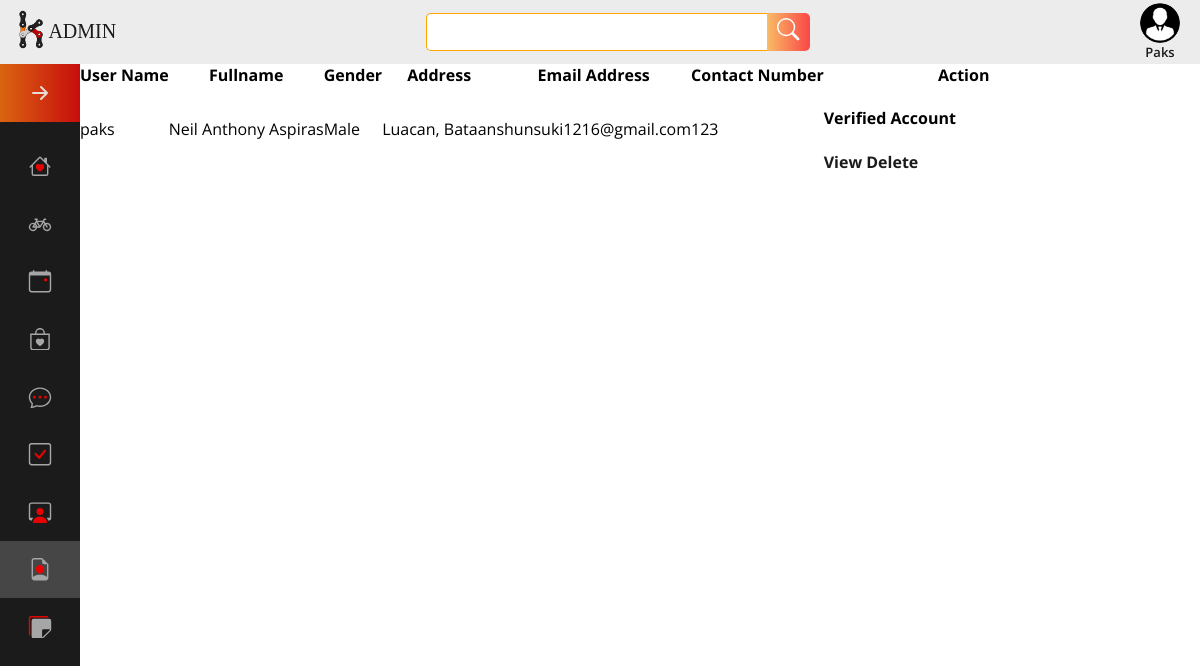
Before: /Admin/data.php (signed in) with the older database file.
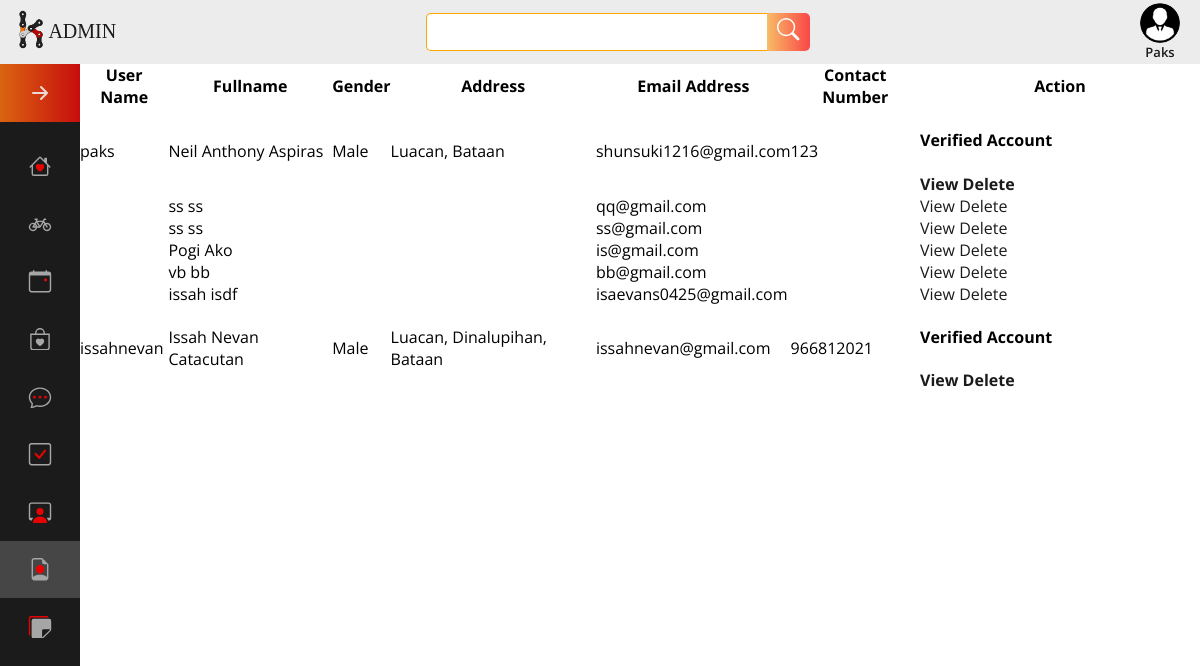
After: the same page with the newer database file.
### tables this page shows
CREATE TABLE `members` (
  `member_id` int(11) NOT NULL,
  `email_address` varchar(255) DEFAULT NULL,
  `email_status` int(11) DEFAULT NULL,
  `username` varchar(255) DEFAULT NULL,
  `password` varchar(255) DEFAULT NULL,
  `confirm_password` varchar(255) DEFAULT NULL,
  `first_name` varchar(255) DEFAULT NULL,
  `middle_name` varchar(255) DEFAULT NULL,
  `last_name` varchar(255) DEFAULT NULL,
  `dob` date DEFAULT NULL,
  `sex` enum('Male','Female') DEFAULT NULL,
  `contact_number` int(11) DEFAULT NULL,
  `address` varchar(255) DEFAULT NULL,
  `image` varchar(255) NOT NULL,
  `online_status` text NOT NULL,
  `topic_ctr` varchar(255) NOT NULL,
  `threads_ctr` varchar(255) NOT NULL,
  `replies_ctr` varchar(255) NOT NULL,
  `access` varchar(50) NOT NULL,
  `unique_id` int(255) NOT NULL,
  `status` varchar(255) NOT NULL,
  `theme` varchar(255) NOT NULL
);

### Admin/session.php (called while the page is built, shortened)
<?php
$access = "Admin";
 ?>

### Admin/data.php (the view, shortened to what this page needs)
<?php include('session.php'); ?>
<!DOCTYPE html>
<html lang="en">
<head>
	<link rel="stylesheet" type="text/css" href="style.css">
</head>
<body>
		<?php include 'poster.php';?>
    <div class="index-container">
		<div class="index-sidenav">
		<!DOCTYPE html>
<html lang="en">
<head>
    <link rel="stylesheet" href="../style.css" />
</head>
<body>
    <nav class="navbar">
        <ul class="navbar-nav">
            <li class="logo noHover noFilter">
                <a href="#" class="nav-link ">
                </a>
            </li>
            <li class="nav-item">
                <a href="home.php" class="nav-link">
                </a>
            </li>
<li class="nav-item">
                <a href="feed_rental.php" class="nav-link">
                </a>
            </li>
<li class="nav-item">
                <a href="feed_events.php" class="nav-link">
                </a>
            </li>
            <li class="nav-item">
                <a href="feed_pre.php" class="nav-link">
                </a>
            </li>
            <li class="nav-item">
                <a href="inbox.php" class="nav-link">
                </a>
            </li>
<li class="nav-item">
                <a href="member.php" class="nav-link">
                </a>
            </li>
<li class="nav-item">
                <a href="admin_user.php" class="nav-link">
                </a>
            </li>
<li class="nav-item">
                <a href="data.php" class="nav-link highlight">
                </a>
            </li>
			<li class="nav-item">
                <a href="feed_tip.php" class="nav-link ">
                </a>
            </li>
        </ul>
    </nav>
</body>
</html>		</div>
		<div class="index-header">
			<?php include 'Header.php'; ?>
		</div>
		<div class="index-content">
	<table cellpadding="0" cellspacing="0" border="0" class="table table-bordered" id="example" >
		<thead>
		<tr>
        	<th>User Name</th>
					<th>Fullname</th>
					<th>Gender</th>
					<th>Address</th>
					<th>Email Address</th>
					<th>Contact Number</th>
					<th class="empty">Action</th>
		</tr>
		</thead>
        	<?php
		$query = $conn->query("select * from members") or die(mysql_error());
		while ($row = $query->fetch()) {
		$id = $row['member_id'];
		?>
		<tbody>
		<tr>
        	<td><?php echo $row['username']; ?></td>
		<td><?php echo $row['first_name']." ".$row['middle_name']." ".$row['last_name']; ?></td>
		<td><?php echo $row['sex']; ?></td>
		<td><?php echo $row['address']; ?></td>
		<td><?php echo $row['email_address']; ?></td>
		<td><?php echo $row['contact_number']; ?></td>
		<td class="empty" width="280">
        <form method="POST">
	<?php if($row['email_status']=="1"){
	   ?>
		<h4><b>Verified Account</h4>
       <?php
	}  ?>
	 <a   title="Click to View all Details" id="view<?php echo $id; ?>" href="view_profile.php<?php echo '?id='.$id; ?>" class="btn btn-info"><i class="fa fa-list-alt"></i> View</a>
             <a   title="Click to Remove Member" id="remove<?php echo $id; ?>" href="delete_member.php<?php echo '?id='.$id; ?>" class="btn btn-danger"><i class="fa fa-trash-o"></i> Delete</a>
              </form>
		</td>
		</tr>
		</tbody>
        	<?php }  ?>

### Admin/poster.php (shortened to what this page needs)
<!DOCTYPE html>
 <html lang="en">
 <head>
  <link rel="stylesheet" type="text/css" href="../style.css">
</head>
<body>
  </body>
</html>

### Admin/header.php (shortened to what this page needs)
<!-- <?php
$session_Username = $_SESSION['SessionUsername'];
?> -->
<!DOCTYPE html>
<html lang="en">
<head>
    <link rel="stylesheet" href="style.css">
</head>
<body>
    <header>
        <div class="header-logo" id="headerLogo">
            <a href="home.php"><img src="../Images/logo.png" >
                <span class="header-logo-text">ADMIN</span>
            </a>
        </div>
        <div class="header-search">
                <form action="search_result.php" method="post">
                <div class="search">
                <input type="text" name="search" class="searchTerm" placeholder="Search Kapadyak" oninput="searchSuggestionResults()" required>
                <button type="submit" class="searchButton">
                    <svg xmlns="http://www.w3.org/2000/svg" fill="currentColor" class="bi bi-search" viewBox="0 0 16 16">
                    <path d="M11.742 10.344a6.5 6.5 0 1 0-1.397 1.398h-.001c.03.04.062.078.098.115l3.85 3.85a1 1 0 0 0 1.415-1.414l-3.85-3.85a1.007 1.007 0 0 0-.115-.1zM12 6.5a5.5 5.5 0 1 1-11 0 5.5 5.5 0 0 1 11 0z"/>
                    </svg>
                </button>
                </form>
             </div>
        </div>
        <div class="header-links">
            <span class="profile-username" onclick="showMenu()">
              <img src=" <?php if($access=="Admin"){echo  "../images/logo_forum.png";}else{echo  $post_row['image'];}?>" width="40" height="40" alt="..." class="img-square">
                <span class="header-links-username"><?php echo "$session_Username";?></span>
            </span>
        </div>
</body>
</html>

### Admin/style.css (style rules this page uses)
html body { margin: 0; padding: 0; box-sizing: border-box; }
.index-container { display: grid; grid-template-columns: auto 1fr; grid-auto-rows: minmax(auto, auto); height: auto; width: 100%; grid-template-areas: 'header2 header2' 'sidenav indexcontent'; }
.index-sidenav { grid-area: sidenav; }
.index-header { z-index: 5; grid-area: header2; position: sticky; background-color: linear-gradient(270deg, rgba(199,13,13,1) 0%, rgba(218,100,17,1) 100%); top: 0; }
.index-content { grid-area: indexcontent; }
:root { font-size: 16px; font-family: 'Open Sans', sans-serif; --text-primary: #b6b6b6; --text-secondary: #ececec; --text-red: rgb(255, 0, 0); --bg-primary: rgb(75, 75, 75); --bg-secondary: #1b1b1b; --gradient: linear-gradient(270deg, rgba(199,13,13,1) 0%, rgba(218,100,17,1) 100%); --transition-speed: 300ms; }
.navbar { position: sticky; top: 4em !important; background-color: var(--bg-secondary); overflow: hidden; width: auto; height: 90vh; transition: width 200ms ease; }
.navbar-nav { list-style: none; padding: 0; margin: 0; display: flex; flex-direction: column; align-items: center; height: 100%; }
.nav-item { width: 100%; }
.nav-link { display: flex; align-items: center; height: 3.6rem; color: var(--text-secondary); text-decoration: none; filter: opacity(.9); transition: var(--transition-speed) ease; }
.noHover { pointer-events: none; filter: opacity(1); }
.nav-link svg { width: 2rem; min-width: 2rem; margin: 0 1.5rem; }
svg { width: 1.4rem; height: 1.4rem; }
.logo { font-weight: bold; text-transform: uppercase; margin-bottom: 1rem; text-align: center; color: var(--text-secondary); background: var(--gradient); font-size: 1.5rem; letter-spacing: 0.1ch; width: 100%; }
.logo svg { transform: rotate(0deg); transition: var(--transition-speed) ease; width: 2rem; height: 2rem; }
.highlight { background-color: var(--bg-primary); }
header > li, a, span, input { font-family:'Open Sans'; font-size: 16px; color: var(--bg-secondary); text-decoration: none; list-style-type: none; }
header { height: 4rem; background-color: var(--text-secondary); display: flex; flex-direction: row; justify-content: space-between; align-items: center; }
.header-logo a { display: flex; align-items: center; }
.header-logo > a >img { width: 1.9rem; margin:-5px 0 0 1em; }
.header-logo-text { font-size:20px; font-family: 'Arial black'; margin-left: 2px; }
.search { display:flex; justify-content: center; align-items: center; }
.searchTerm { width: 20em; border: 1px solid orange; border-right: none; padding: 7px 10px; border-radius: 5px 0 0 5px; outline: none; color: var(--bg-primary); }
.searchButton { width: auto; height: 38px; border: 1px solid var(--gradient); background: linear-gradient(270deg, rgba(253,29,29,.8) 0%, rgba(252,176,69,.8) 100%); text-align: center; color: #fff; border-radius: 0 5px 5px 0; cursor: pointer; font-size: 20px; }
.searchButton svg { margin: 4px; width: auto; }
.header-links { margin: 0; padding: 0 20px; }
.profile-username { display: flex; flex-direction: column; justify-content: center; align-items: center; margin-top: 0px; }
.profile-username img { width: 40px; height: 40px; cursor: pointer; }
.header-links-username { font-size: 13px; font-weight: 600; text-transform: capitalize; cursor: pointer; color: var(--bg-secondary); }
::placeholder { color: white; }
.img-square { height: 40px; width: 40px; border-radius: 50%; object-fit: cover; object-position: center; }

Changed rows visible on the page:
added members: first_name "ss", last_name "ss", email_address "qq@gmail.com"
added members: first_name "ss", last_name "ss", email_address "ss@gmail.com"
added members: first_name "Pogi", last_name "Ako", email_address "is@gmail.com"
added members: first_name "vb", last_name "bb", email_address "bb@gmail.com"
added members: first_name "issah", last_name "isdf", email_address "isaevans0425@gmail.com"
added members: username "issahnevan", first_name "Issah", middle_name "Nevan", last_name "Catacutan", sex "Male", address "Luacan, Dinalupihan, Bataan", email_address "issahnevan@gmail.com", contact_number "966812021", email_status "Verified Account"
